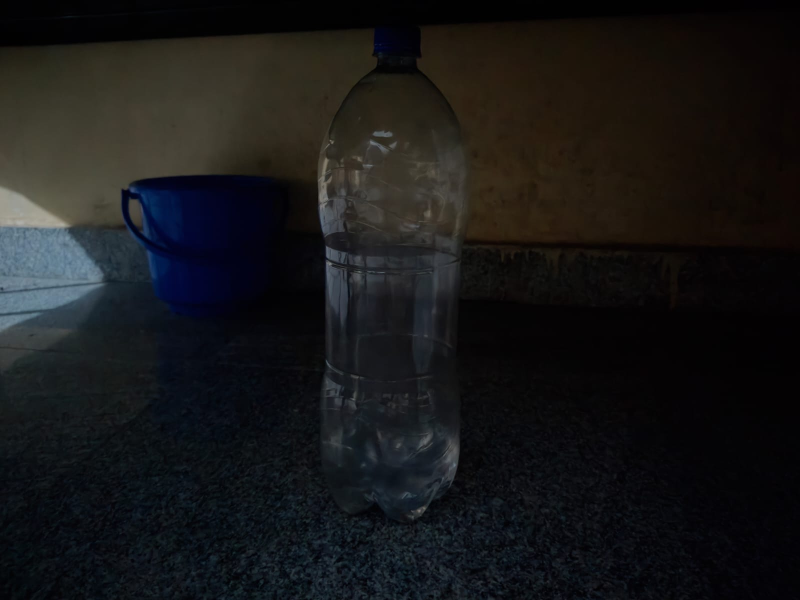
#> input picture examples/24.jpg, 1600 x 1200 px (shown at 1/2 size)
$ python -i streamlit_app.py   (imports and definitions only)
#> lines starting #> are read from the running program, lines starting #| are printed output that depends on the picture
# streamlit_app.py
"""
Improved Low-Light Enhancer Streamlit app
- Removes Streamlit deprecation warnings (use_container_width)
- Better denoising + sharpening
- Auto-adjust parameters based on image brightness/noise
"""

import streamlit as st
import numpy as np
import cv2
from PIL import Image, ImageFilter
import io

# -----------------------
# Helpers
# -----------------------
def pil_to_cv2(img: Image.Image):
    return cv2.cvtColor(np.array(img), cv2.COLOR_RGB2BGR)

def cv2_to_pil(img_bgr: np.ndarray):
    return Image.fromarray(cv2.cvtColor(img_bgr, cv2.COLOR_BGR2RGB))

# [4 lines left out: function image_to_bytes, not called in this run]

# Unsharp mask (PIL) alternative for fine detail
def unsharp_pil(pil_img: Image.Image, amount=1.0, radius=1, threshold=0):
    # PIL's built-in unsharp mask
    return pil_img.filter(ImageFilter.UnsharpMask(radius=radius, percent=int(150*amount), threshold=threshold))

# -----------------------
# Enhancement building blocks
# -----------------------
def denoise_nlmeans(img_bgr, h=10, hColor=10, templateWindowSize=7, searchWindowSize=21, bilateral=False):
    """Denoise using OpenCV colored NLMeans. Optionally apply bilateral filter for edge preservation."""
#> called with h = 10, hColor = 10, templateWindowSize = 7, searchWindowSize = 21, bilateral = False
    out = img_bgr.copy()
    if bilateral:
        # bilateral first can help preserve edges (optional)
        out = cv2.bilateralFilter(out, d=5, sigmaColor=75, sigmaSpace=75)
    try:
        out = cv2.fastNlMeansDenoisingColored(out, None, float(h), float(hColor), templateWindowSize, searchWindowSize)
    except Exception:
        out = img_bgr.copy()
    return out

def apply_clahe_lab(img_bgr, clip=2.0, tile=8):
#> called with clip = 2, tile = 8
    lab = cv2.cvtColor(img_bgr, cv2.COLOR_BGR2LAB)
#> lab: shape (1200, 1600, 3); mean of channels 0, 1, 2 22, 128.5, 128.1
    l, a, b = cv2.split(lab)
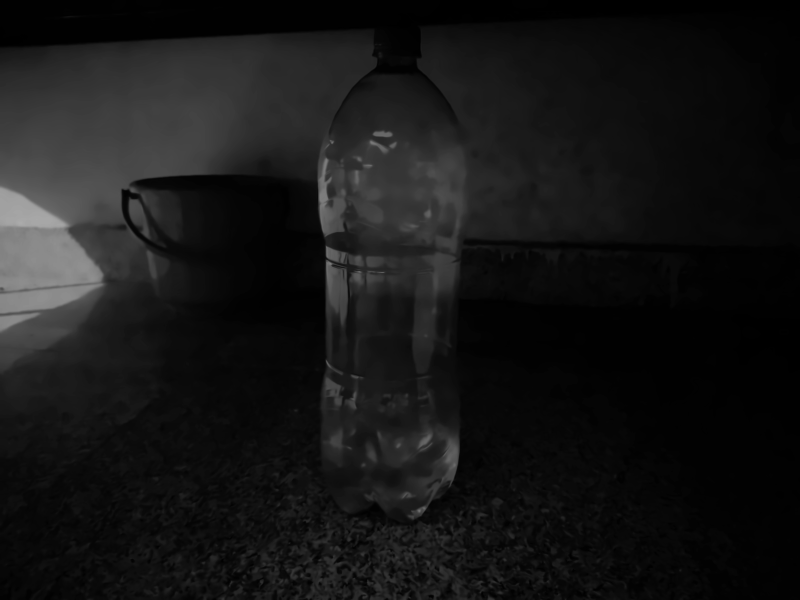
#> l: shape (1200, 1600) (shown at 1/2 size); min 0, max 171, mean 22
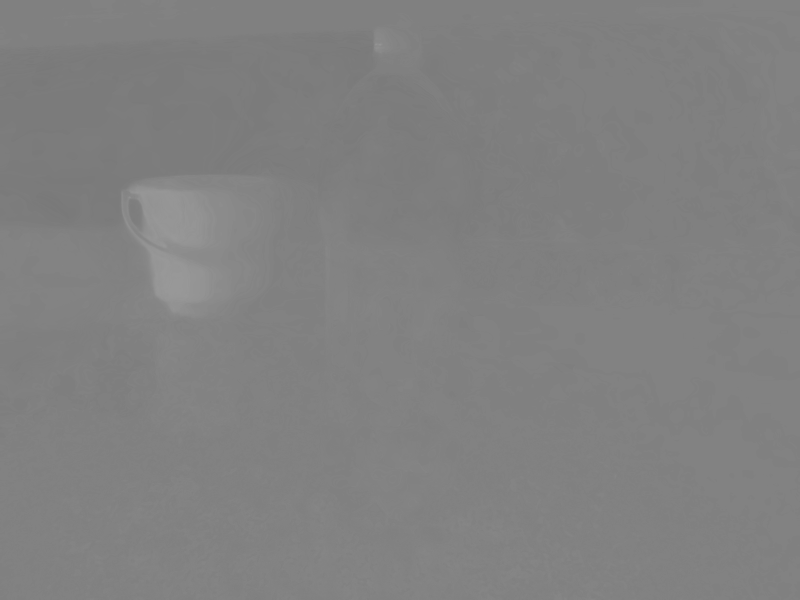
#> a: shape (1200, 1600) (shown at 1/2 size); min 121, max 153, mean 128.5
    clahe = cv2.createCLAHE(clipLimit=float(clip), tileGridSize=(int(tile), int(tile)))
    cl = clahe.apply(l)
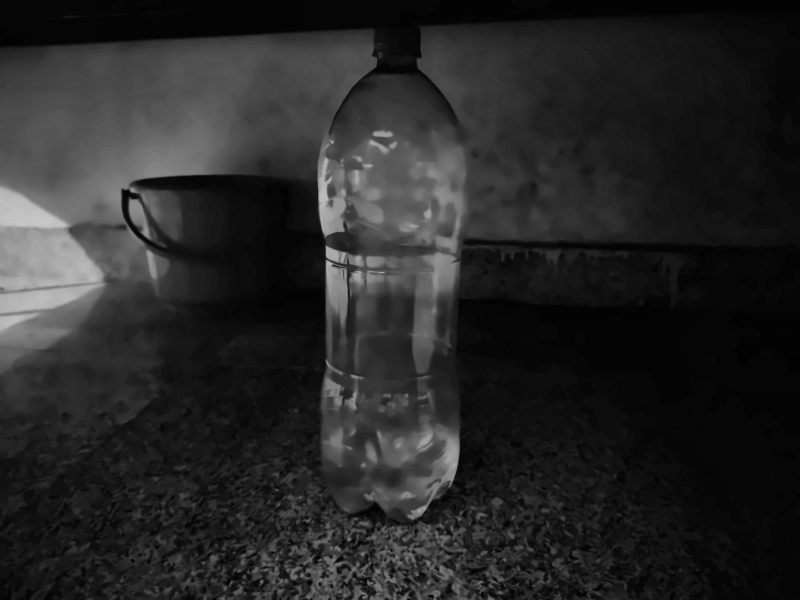
#> cl: shape (1200, 1600) (shown at 1/2 size); min 1, max 200, mean 39.4
    merged = cv2.merge((cl, a, b))
#> merged: shape (1200, 1600, 3); mean of channels 0, 1, 2 39.4, 128.5, 128.1
    return cv2.cvtColor(merged, cv2.COLOR_LAB2BGR)
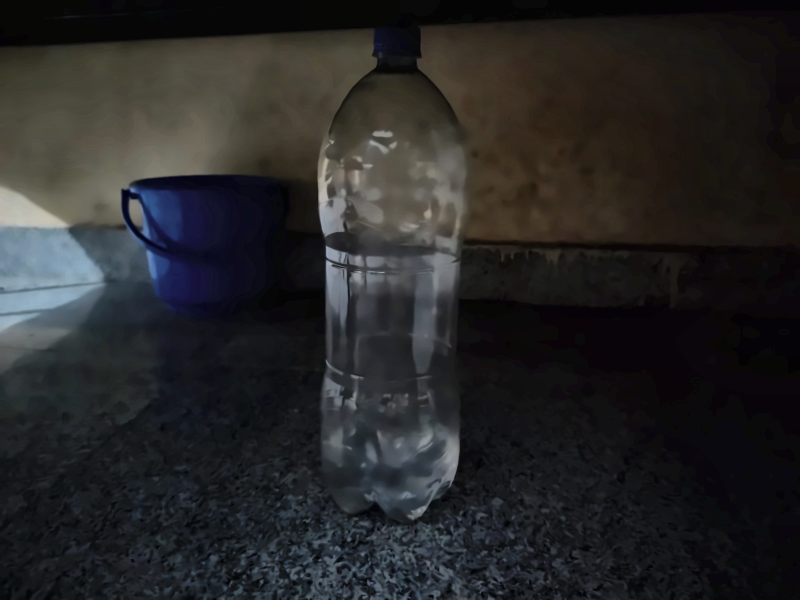
#> returned value: shape (1200, 1600, 3) (shown at 1/2 size); mean R, G, B 38.9, 38.8, 39.3

def gamma_correction(img_bgr, gamma=1.2):
#> called with gamma = 1.2
    g = float(gamma)
    if g <= 0:
        g = 1.0
    invGamma = 1.0 / g
    table = np.array([((i / 255.0) ** invGamma) * 255 for i in range(256)]).astype("uint8")
    return cv2.LUT(img_bgr, table)
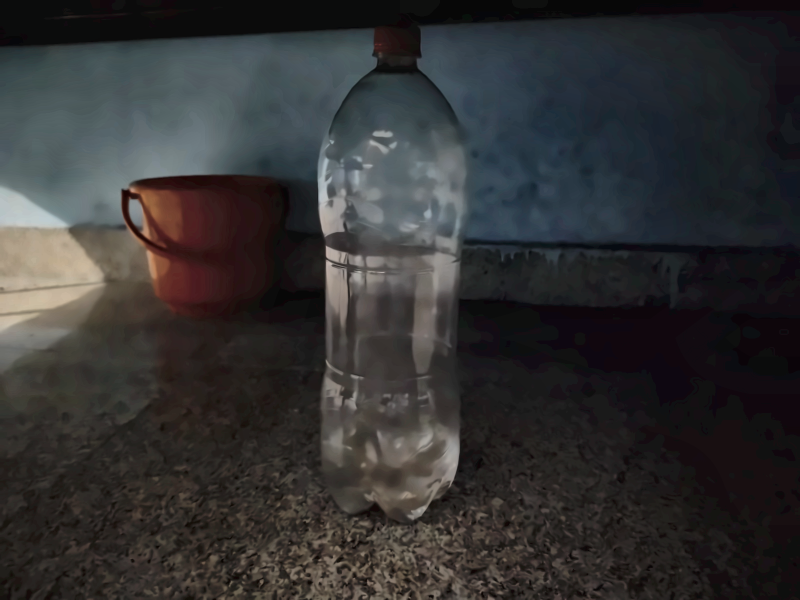
#> returned value: shape (1200, 1600, 3) (shown at 1/2 size); mean of channels 0, 1, 2 50.5, 50.2, 51; drawn as B, G, R

def sharpen_cv2(img_bgr, strength=1.0):
    # unsharp-like kernel that scales with strength
#> called with strength = 1
    try:
        base = np.array([[0, -1, 0], [-1, 5, -1], [0, -1, 0]], dtype=np.float32)
        if strength != 1.0:
            identity = np.zeros_like(base); identity[1,1] = 1.0
            s = float(max(0.0, min(strength, 5.0)))
            kernel = identity * (1.0 - (s - 1.0) * 0.25) + base * (s - 1.0) * 0.25
        else:
            kernel = base
        return cv2.filter2D(img_bgr, -1, kernel)
    except Exception:
        return img_bgr

# Combined full-enhance pipeline
def full_enhance(img_bgr, denoise_on=True, h=10, hColor=10, clip=2.0, tile=8, gamma=1.2, sharp=1.0, bilateral=False):
    out = img_bgr.copy()
    if denoise_on:
        # use a slightly larger search window for stronger, quieter result
        sw = 31 if h >= 15 else 21
        out = denoise_nlmeans(out, h=h, hColor=hColor, templateWindowSize=7, searchWindowSize=sw, bilateral=bilateral)
    out = apply_clahe_lab(out, clip=clip, tile=tile)
    out = gamma_correction(out, gamma=gamma)
    out = sharpen_cv2(out, strength=sharp)
    # final light unsharp in PIL for nicer detail control (convert temporarily)
    try:
        pil = cv2_to_pil(out)
        pil = unsharp_pil(pil, amount=max(0.0, min(sharp, 2.0)), radius=1, threshold=0)
        out = pil_to_cv2(pil)
#> in pil_to_cv2, `return cv2.cvtColor(np.array(img), cv2.COLOR_RGB2BGR)`:
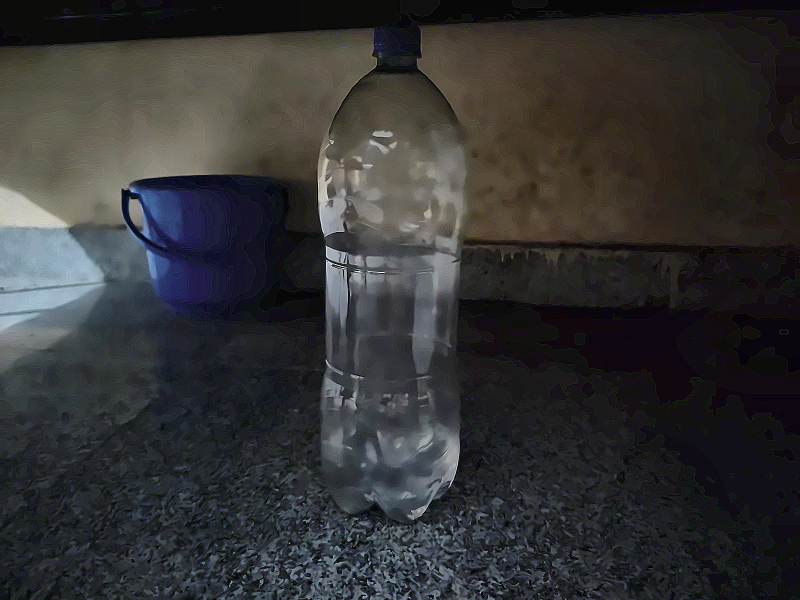
#> returned value: shape (1200, 1600, 3) (shown at 1/2 size); mean R, G, B 51, 50.9, 51.6
    except Exception:
        pass
    return out

# -----------------------
# Auto-Adjustment rules
# -----------------------
# [49 lines left out: function auto_suggest_params, not called in this run]

# -----------------------
# Streamlit UI
# -----------------------
# [12 lines not run here, left out]
# [1 line that did not run here, left out]

# Sidebar controls
# [1 line not run here, left out]
# [1 line that did not run here, left out]

# If auto-adjust is enabled, compute suggestions and pre-fill sliders
# [4 lines that did not run here, left out]

# [1 line that did not run here, left out]
# [1 line that did not run here, left out]
# [1 line that did not run here, left out]
# [1 line that did not run here, left out]
# [1 line that did not run here, left out]
# [1 line that did not run here, left out]
# [1 line that did not run here, left out]
# [1 line that did not run here, left out]

# [2 lines not run here, left out]

# Compute images
# Denoised-only (always compute for comparison)
# [1 line that did not run here, left out]
# [1 line that did not run here, left out]

# Enhanced (apply denoise depending on toggle)
# [1 line that did not run here, left out]
# [1 line that did not run here, left out]

# [1 line that did not run here, left out]

# Layout display (three columns)
# [1 line that did not run here, left out]

# [51 lines not run here, left out]

>>> import cv2
>>> picture = cv2.cvtColor(cv2.imread('examples/24.jpg'), cv2.COLOR_BGR2RGB)
>>> result = full_enhance(picture)

$ run again, on examples/dark1.jpg
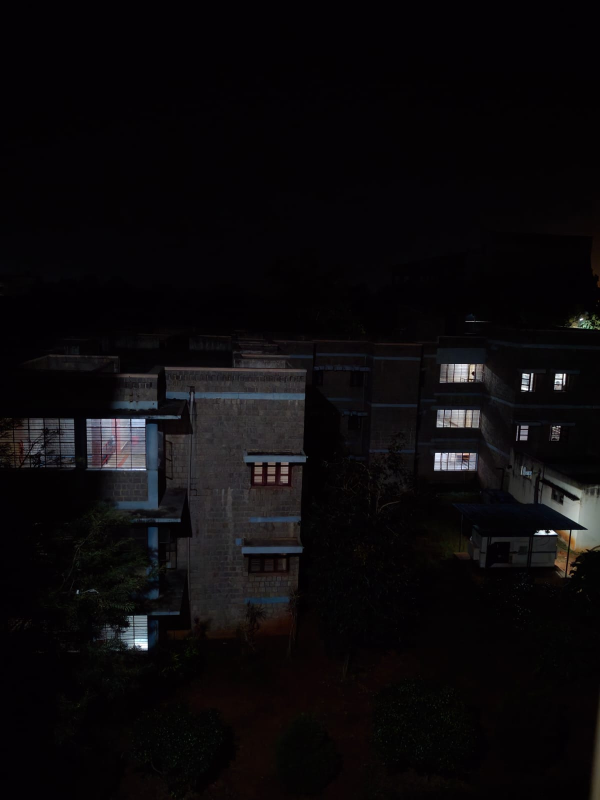
#> input picture examples/dark1.jpg, 1200 x 1600 px (shown at 1/2 size)
#> lab: shape (1600, 1200, 3); mean of channels 0, 1, 2 8.9, 129.2, 127.2
#> in apply_clahe_lab, `l, a, b = cv2.split(lab)`:
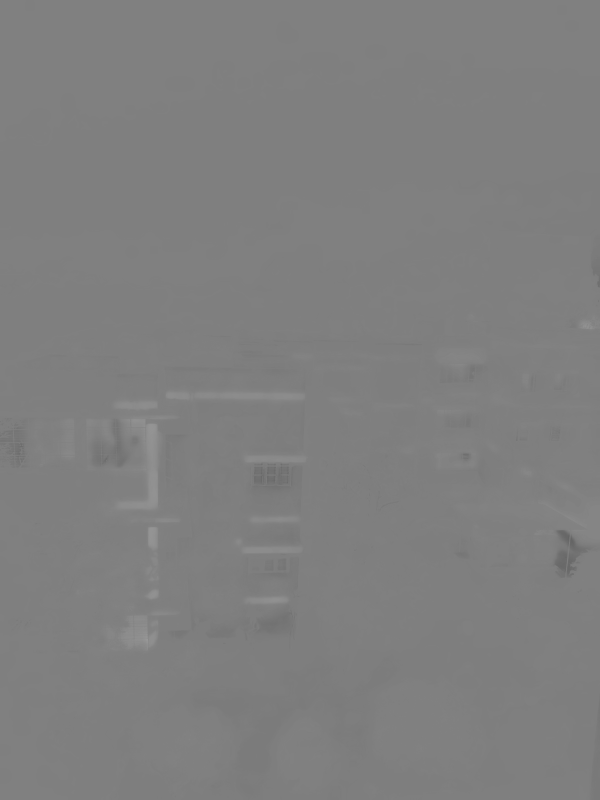
#> b: shape (1600, 1200) (shown at 1/2 size); min 99, max 156, mean 127.2
#> merged: shape (1600, 1200, 3); mean of channels 0, 1, 2 18.8, 129.2, 127.2
#> in pil_to_cv2, `return cv2.cvtColor(np.array(img), cv2.COLOR_RGB2BGR)`:
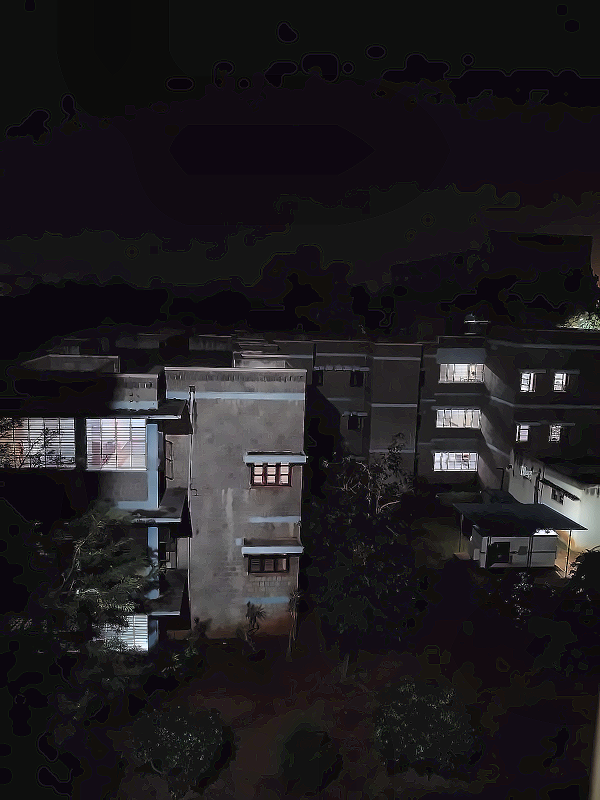
#> returned value: shape (1600, 1200, 3) (shown at 1/2 size); mean R, G, B 31.4, 28.6, 31.6

$ run again, on examples/1.png
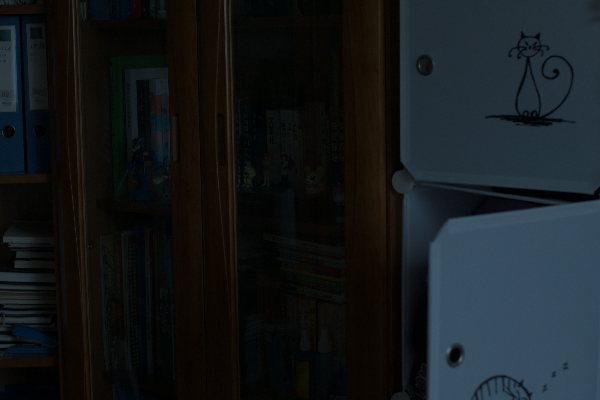
#> input picture examples/1.png, 600 x 400 px
#> lab: shape (400, 600, 3); mean of channels 0, 1, 2 25.5, 128.3, 131.6
#> in apply_clahe_lab, `cl = clahe.apply(l)`:
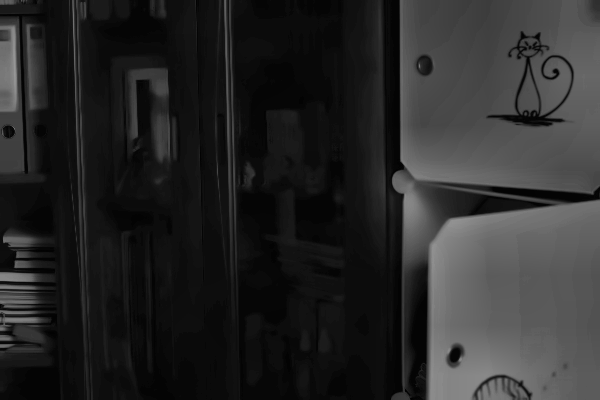
#> cl: shape (400, 600); min 1, max 151, mean 40.6
#> merged: shape (400, 600, 3); mean of channels 0, 1, 2 40.6, 128.3, 131.6
#> in pil_to_cv2, `return cv2.cvtColor(np.array(img), cv2.COLOR_RGB2BGR)`:
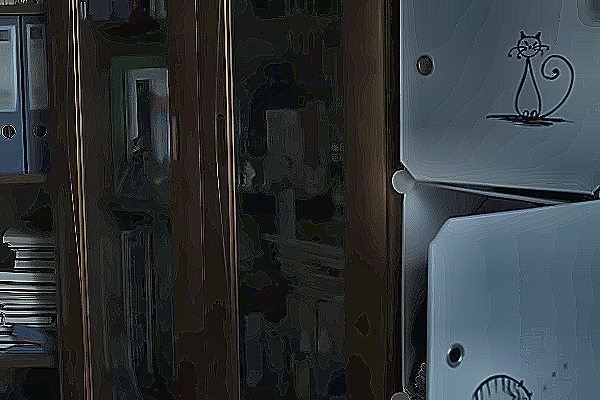
#> returned value: shape (400, 600, 3); mean R, G, B 47.9, 54, 56
